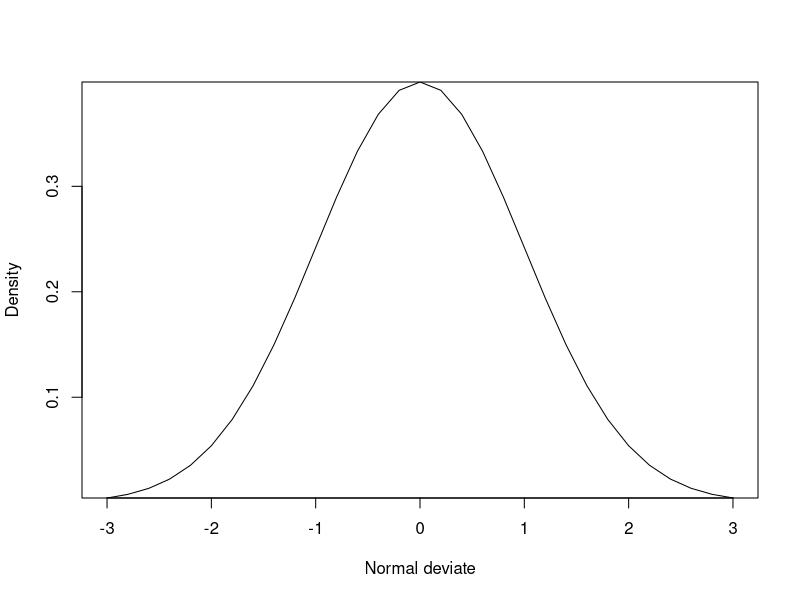

This chart was generated by the following R code: (Note: this script raises an error after producing the figure.)
## ---- chunk 1
knitr::opts_chunk$set(echo = TRUE)
name <- c("John Davis", "Angela Williams", "Bullwinkle Moose", "David Jones", "Janice Markhammer", "Cheryl Cushing", "Reuven Ytzrhak", "Greg Knox", "Joel England", "Mary Rayburn")
math <- c(502, 600, 412, 358, 495, 512, 410, 625, 573, 522)
science <- c(95, 99, 80, 82, 75, 85, 80, 95, 89, 86)
English <- c(25, 22, 18, 15, 20, 28, 15, 30, 27, 18)
## ---- chunk 2
library(knitr)
library(kableExtra)
library(magrittr)
data <- data.frame(
  name = c("John Davis", "Angela Williams", "Bullwinkle Moose", "David Jones",           "Janice Markhammer", "Cheryl Cushing", "Reuven Ytzrhak", "Greg Knox", "Joel England",    "Mary Rayburn"),
  math = c(502, 600, 412, 358, 495, 512, 410, 625, 573, 522),
  science = c(95, 99, 80, 82, 75, 85, 80, 95, 89, 86),
  English = c(25, 22, 18, 15, 20, 28, 15, 30, 27, 18)
)
kable(data, caption = "Student grade data") %>% 
  kable_styling(bootstrap_options = c("striped", "hover", "condensed", "bordered"), 
                full_width = FALSE) %>% 
    column_spec(1, width = "10cm", latex_column_spec = "c") %>% 
    column_spec(2 : 4, width = "5cm", latex_column_spec = "c")
## ---- chunk 3
library(knitr)
library(kableExtra)
library(magrittr)
data <- data.frame(
  functions = c("abs(x)", "sqrt(x)", "ceiling(x)", "floor(x)", "trunc(x)", "round(x, digits = n", "signif(x, digits = n)", "cos(x), sin(x), tan(x)", "acos(x), asin(x), atan(x)", "cosh(x), sinh(x), tanh(x)", "acosh(x), asinh(x), atanh(x)", "log(x, base = n)", "log(x)", "log10(x)", "exp(x)"),
  description = c("Absolute value, abs(-4) returns 4",
                  "Square root, sqrt(25) returns 5",
                  "The smallest integer not less than x, ceiling(3.475) returns 4",
                  "The largest integer not greater than than x, floor(3.475) returns 3",
                  "Truncate the integer part towards the direction of 0, trunc(5.99) returns 5",
                  "Round x to a decimal of the specified place, round(3.475, digits = 2) returns 3.48",
                  "Rounds x to the specified number of significant digits, signif(3.475, digits = 2) returns 3.5",
                  "Cosine, sine, and tangent, cos(2) returns -0.416",
                  "Arccosine, arcsine, and arctangent, acos(-0.416) returns 2",
                  "Hyperbolic cosine, hyperbolic sine, hyperbolic tangent, sinh(2) returns 3.627",
                  "Inverse hyperbolic cosine, inverse hyperbolic sine, inverse hyperbolic tangent, asinh(3.627) returns 2",
                  "Take the base n logarithm of x",
                  "Natural logarithm of x, log(10) returns 2.3026",
                  "Common logarithm of x, log10(10) returns 1",
                  "Exponential function, exp(2.3026) returns 10")
)
kable(data, caption = "Mathematical functions") %>% 
  kable_styling(bootstrap_options = c("striped", "hover", "condensed", "bordered"), 
                full_width = FALSE) %>% 
    column_spec(1 : 2, width = "10cm", latex_column_spec = "c")
## ---- chunk 4
library(knitr)
library(kableExtra)
library(magrittr)
data <- data.frame(
  functions = c("mean(x)", "median(x)", "sd(x)", "var(x)", "mad(x)", "quantile(x, probs)", "range(x)", "sum(x)", "diff(x, lag = n)", "min(x)", "max(x)", "scale(x, center = TRUE, scale = TRUE)"),
  description = c("Mean. e.g., mean(c(1, 2, 3, 4)) returns 2.5",
                  "Median. e.g., median(c(1, 2, 3, 4)) returns 2.5",
                  "Standard Deviation. e.g., sd(c(1, 2, 3, 4)) returns 1.29",
                  "Variance. e.g., var(c(1, 2, 3, 4)) returns 1.67",
                  "Median absolute deviation. e.g., mad(c(1, 2, 3, 4)) returns 1.48",
                  "Quantile. The x is a numeric vector waiting for quantile, probs is a numeric vector formed by a probability between 0 and 1. e.g., # Calculate the 30% and 84% quantile of x, y <- quantile(x, c(.3, .84))",
                  "Calculate Range. e.g., x <- c(1, 2, 3, 4), range(x) returns c(1, 4)",
                  "Sum. e.g., sum(c(1, 2, 3, 4)) returns 10",
                  "Delayed differential, lag specifies how many items delay, by default it is 1. e.g., x <- c(1, 5, 23, 29), diff(x) returns c(4, 18, 6)",
                  "Minimum. e.g., min(c(1, 2, 3, 4)) returns 1",
                  "Maximum. e.g., max(c(1, 2, 3, 4)) returns 4",
                  "Centralize the x by columns(center = TRUE), standardize the x(center = TRUE, scale = TRUE)")
)
kable(data, caption = "Statistical functions", escape = FALSE) %>% 
  kable_styling(bootstrap_options = c("striped", "hover", "condensed", "bordered"), 
                full_width = FALSE) %>% 
    column_spec(1 : 2, width = "10cm", latex_column_spec = "c")
## ---- chunk 5
x <- c(1, 2, 3, 4, 5, 6, 7, 8)
mean(x)
sd(x)
n <- length(x)
meanx <- sum(x) / n
css <- sum((x - mean(x)) ^ 2)
sdx <- sqrt(css / (n - 1))
meanx
sdx
## ---- chunk 6
library(knitr)
library(kableExtra)
library(magrittr)
data <- data.frame(
  distribution_name1 = c("Beta distribution", "Binominal distribution", "Cauchy distribution", "Non-centered chisquare distribution", "Exponential distribution", "F distribution", "Gamma distribution", "Geometry distribution", "Hypergeometric distribution", "Lognormal distribution"),
  abbreviation1 = c("beta", "binom", "cauchy", "chisq", "exp", "f", "gamma", "geom", "hyper", "lnorm"),
  distribution_name2 = c("Logistic distribution", "Multinominal distribution", "Negative binominal distribution", "Normal distribution", "Poisson distribution", "Wilcoxon sign rank distribution", "T distribution", "Uniform distribution", "Weibull distribution", "Wilcoxon rank sum distribution"),
  abbreviation2 = c("logis", "multinom", "nbinom", "norm", "pois", "signrank", "t", "unif", "weibull", "wilcox")
)
kable(data, caption = "Probability functions") %>% 
  kable_styling(bootstrap_options = c("striped", "hover", "condensed", "bordered"), 
                full_width = FALSE) %>% 
    column_spec(1 : 4, width = "5cm", latex_column_spec = "c")
## ---- chunk 7
# We want to draw the standard normal distribution density line on range [-3, 3]
# Function pretty just like the function linspace in MATLAB but slightly different
x <- pretty(c(-3, 3), 30)
# Calculate the density at the points in vector x
y <- dnorm(x)
# Make the graph
plot(x, y, type = "l", xlab = "Normal deviate", ylab = "Density", yaxs = "i")
# Calculate the cumulative distribution probability value on the parameter
pnorm(1.96)
# Calculate the quantile value at the probability point
qnorm(.9, mean = 500, sd = 100)
# Generate 50 normal random value whose mean is 50, standard deviation is 10
rnorm(50, mean = 50, sd = 10)
## ---- chunk 8
runif(5)
runif(5)
set.seed(1234)
runif(5)
set.seed(1234)
runif(5)
## ---- chunk 9
library(knitr)
library(kableExtra)
library(magrittr)
data <- data.frame(
  mean_vector = c(230.7, 146.7, 3.6),
  covariance_matrix = data.frame(v1 = c(15360.8, 6721.2, -47.1), v2 = c(6721.2, 4700.9, -16.5), v3 = c(-47.1, -16.5, 0.3))
)
kable(data, caption = "500 observations in three variate normal distribution") %>% 
  kable_styling(bootstrap_options = c("striped", "hover", "condensed", "bordered"), 
                full_width = FALSE) %>% 
    column_spec(1 : 2, width = "5cm", latex_column_spec = "c")
## ---- chunk 10
library(MASS)
options(digits = 3)
set.seed(1234)
mean <- c(230.7, 146.7, 3.6)
sigma <- matrix(c(15360.8, 6721.2, -47.1, 6721.2, 4700.9, -16.5, -47.1, -16.5, 0.3), nrow = 3, ncol = 3, byrow = FALSE)
mydata <- mvrnorm(500, mean, sigma)
mydata <- as.data.frame(mydata)
names(mydata) <- c("y", "x1", "x2")
dim(mydata)
head(mydata, n = 10)
## ---- chunk 11
library(MASS)
options(digits = 3)
set.seed(1234)
mean <- c(230.7, 146.7, 3.6)
sigma <- matrix(c(15360.8, 6721.2, -47.1, 6721.2, 4700.9, -16.5, -47.1, -16.5, 0.3), nrow = 3, ncol = 3, byrow = FALSE)
mydata <- mvrnorm(500, mean, sigma)
mydata <- as.data.frame(mydata)
names(mydata) <- c("y", "x1", "x2")
dim(mydata)
head(mydata, n = 10)
## ---- chunk 12
library(knitr)
library(kableExtra)
library(magrittr)
descriptions <- c(
  "Counts the number of characters in x. <code>x <- c(\"ab\", \"cde\", \"fghij\")</code> returns <code>c(2, 3, 5)</code>",
  "Extract or replace a substring in a character vector, <code>x <- \"abcdef\", substr(x, 2, 4)</code> returns \"bcd\", <code>substr(x, 2, 4) <- \"22222\"</code>, then x is \"a222ef\"",
  "Search for pattern in x. If <code>fixed = FALSE</code>, pattern is a regular expression, if <code>fixed = TRUE</code>, pattern is a string. If <code>ignore.case = FALSE</code>, then case sensitive, the results are the suffix about pattern. <code>grep(\"A\", c(\"b\", \"A\", \"c\"), fixed = TRUE)</code> returns 2",
  "Finds pattern in x and substitute it as replacement. If <code>fixed = FALSE</code>, pattern is a regular expression, if <code>fixed = TRUE</code>, pattern is a string. If <code>ignore.case = FALSE</code>, then case sensitive. <code>sub(\"\\\\\\\\s\", \".\", \"Hello There\")</code> returns Hello.There. \"\\\\s\" is a regular expression used to search space, use \"\\\\\\\\s\" because \"\\\\\" is the escape character in R",
  "Split elements of character vector x at split. If <code>fixed = FALSE</code>, pattern is a regular expression, if <code>fixed = TRUE</code>, pattern is a string. <code>y <- strsplit(\"abc\", \"\")</code> returns a list contains one component, three elements, the content is  \"a\", \"b\", \"c\"",
  "Concatenate strings, separator is sep. <code>paste(\"x\", 1 : 3, sep = \"\")</code> returns <code>c(\"x1\", \"x2\", \"x3\")</code>, <code>paste(\"x\", 1 : 3, sep = \"M\")</code> returns <code>c(\"xM1\", \"xM2\", \"xM3\")</code>, <code>paste(\"Today is \", date())</code> returns time",
  "Uppercase. <code>toupper(\"abc\")</code> returns \"ABC\"",
  "Lowercase. <code>tolower(\"ABC\")</code> returns \"abc\""
)
data <- data.frame(
  functions = c("nchar(x)", "substr(x, start, stop)", "grep(pattern, x, ignore.case = FALSE, fixed = FALSE)", "sub(pattern, replacement, x, ignore.case = FALSE, fixed = FALSE)", "strsplit(x, split, fixed = FALSE)", "paste(..., sep = \" \")", "toupper(x)", "tolower(X)"),
  description = descriptions,
  stringsAsFactors = FALSE
)
kable(data, caption = "500 observations in three variate normal distribution", format = "html", escape = FALSE) %>% 
  kable_styling(bootstrap_options = c("striped", "hover", "condensed", "bordered"), full_width = FALSE) %>% 
    column_spec(1, width = "5cm", latex_column_spec = "c") %>% 
    column_spec(2, width = "15cm", latex_column_spec = "c")
## ---- chunk 13
library(knitr)
library(kableExtra)
library(magrittr)
descriptions <- c("The length of object x, <code>x <- c(2, 5, 6, 9); length(x)</code> returns 4",
                  "Generate a series, <code>indices <- seq(1, 10, 2)</code>, then the values of indices are <code>c(1, 3, 5, 7, 9)</code>",
                  "Repeat x n times, <code>y <- rep(1 : 3, 2)</code>, then y is <code>c(1, 2, 3, 1, 2, 3)</code>",
                  "Divides the continuous variable x into a factor with n levels. To create an ordered factor, include the option <code>ordered_result = TRUE</code>",
                  "Create pretty breakpoints. Divides a continuous variable x into n intervals by selecting n + 1 equally spaced rounded values. The values are chosen so that they are 1, 2 or 5 times a power of 10. Often used in plotting.",
                  "Concatenate the object in ..., outputs them on screen or in a file if specified. <code>firstname <- c(\"Jane\"); cat(\"Hello\", firstname, \"\\\\n\")")
data <- data.frame(
  functions = c("length(x)", "seq(from, to, by)", "rep(x, n)", "cut(x, n)", "pretty(x, n)", "cat(..., file = \"myfile\", append = FALSE)"),
  description = descriptions
)
kable(data, caption = "Other useful functions", format = "html", escape = FALSE) %>% 
  kable_styling(bootstrap_options = c("striped", "hover", "condensed", "bordered"), full_width = FALSE) %>% 
    column_spec(1, width = "5cm", latex_column_spec = "c") %>% 
    column_spec(2, width = "15cm", latex_column_spec = "c")
## ---- chunk 14
name <- "Bob"
cat("Hello", name, ".\n", "Isn\'t R", "\t", "GREAT?\n")
## ---- chunk 15
# Generate data
mydata <- matrix(rnorm(30), nrow = 6)
mydata
# Calculate the average value by rows
apply(mydata, 1, mean)
# Calculate the average value by columns
apply(mydata, 2, mean)
# Calculate the trimmed column means
apply(mydata, 2, mean, trim = 0.2)
## ---- chunk 16
for (i in 1 : 10) print("Hello")
## ---- chunk 17
i <- 10
while (i > 0) {print("Hello"); i <- i - 1}
## ---- chunk 18
grade <- "A"
if (is.character(grade)) grade <- as.factor(grade)
if (!is.factor(grade)) grade <- as.factor(grade) else print("Grade is already is a factor")
## ---- chunk 19
score <- 0.6
ifelse(score > 0.5, print("Passed"), print("Failed"))
outcome <- ifelse(score > 0.5, "Passed", "Failed")
## ---- chunk 20
feelings <- c("sad", "afraid")
# The "for" will traverse all elements in feelings through i
for (i in feelings)
  print(
    switch(i, 
      happy = "I am glad you are happy",
      afraid = "There is nothing to fear",
      sad = "Cheer up",
      angry = "Calm down now",
      cat(i, "is not applicable\n")
    )
  )
## ---- chunk 21
mystats <- function(x, parametric = TRUE, print = FALSE){
  if (parametric) {
    center <- mean(x);
    spread <- sd(x)
  } else {
    center <- median(x);
    spread <- mad(x)
  }
  if (print & parametric) {
    cat("Mean =", center, "\n", "SD =", spread, "\n")
  } else if (print & !parametric) {
    cat("Median =", center, "\n", "MAD =", spread, "\n")
  }
  result <- list(center = center, spread = spread)
  return(result)
}
set.seed(1234)
x <- rnorm(500)
y <- mystats(x)
y$center
y$spread
y <- mystats(x, parametric = FALSE, print = TRUE)
y$center
y$spread
## ---- chunk 22
cars <- mtcars[1 : 5, 1 : 4]
cars
t(cars)
## ---- chunk 23
options(digits = 3)
attach(mtcars)
  aggdata <- aggregate(mtcars, by = list(cyl, gear), FUN = mean, na.rm = TRUE)
  aggdata
detach(mtcars)
## ---- chunk 24
library(knitr)
library(kableExtra)
library(magrittr)
data <- data.frame(
  ID = c(1, 1, 2, 2),
  Time = c(1, 2, 1, 2),
  X1 = c(5, 3, 6, 2),
  X2 = c(6, 5, 1, 4)
)
kable(data, caption = "Original data", format = "html") %>% 
  kable_styling(bootstrap_options = c("striped", "hover", "condensed", "bordered"), full_width = FALSE) %>% 
    column_spec(1 : 4, width = "5cm", latex_column_spec = "c")
## ---- chunk 25
ID <- c(1, 1, 2, 2)
Time <- c(1, 2, 1, 2)
X1 <- c(5, 3, 6, 2)
X2 <- c(6, 5, 1, 4)
library(reshape2)
mydata <- data.frame(ID, Time, X1, X2)
md <- melt(mydata, id = c("ID", "Time"))
md
## ---- chunk 26
knitr::include_graphics("5_1.png")
